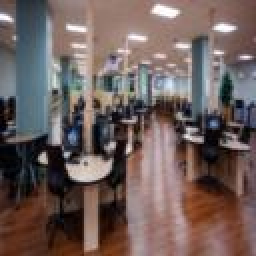
#> input picture 3scenes/computer/computer_lab_101.jpg, 128 x 128 px (shown 2 times larger); its folder holds only this picture in this run
$ python classify_images.py
#> lines starting #> are read from the running program, lines starting #| are printed output that depends on the picture
# import the necessary packages
from sklearn.neighbors import KNeighborsClassifier
from sklearn.naive_bayes import GaussianNB
from sklearn.linear_model import LogisticRegression
from sklearn.svm import SVC
from sklearn.tree import DecisionTreeClassifier
from sklearn.ensemble import RandomForestClassifier
from sklearn.neural_network import MLPClassifier
from sklearn.preprocessing import LabelEncoder
from sklearn.model_selection import train_test_split
from sklearn.metrics import classification_report
from PIL import Image
from imutils import paths
import numpy as np
import argparse
import os

def extract_color_stats(image):
	# split the input image into its respective RGB color channels
	# and then create a feature vector with 6 values: the mean and
	# standard deviation for each of the 3 channels, respectively
	(R, G, B) = image.split()
	features = [np.mean(R), np.mean(G), np.mean(B), np.std(R),
		np.std(G), np.std(B)]

	# return our set of features
	return features

# construct the argument parser and parse the arguments
ap = argparse.ArgumentParser()
ap.add_argument("-d", "--dataset", type=str, default="3scenes",
	help="path to directory containing the '3scenes' dataset")
ap.add_argument("-m", "--model", type=str, default="knn",
	help="type of python machine learning model to use")
args = vars(ap.parse_args())

# define the dictionary of models our script can use, where the key
# to the dictionary is the name of the model (supplied via command
# line argument) and the value is the model itself
models = {
	"knn": KNeighborsClassifier(n_neighbors=1),
	"naive_bayes": GaussianNB(),
	"logit": LogisticRegression(solver="lbfgs", multi_class="auto"),
	"svm": SVC(kernel="linear"),
	"decision_tree": DecisionTreeClassifier(),
	"random_forest": RandomForestClassifier(n_estimators=100),
	"mlp": MLPClassifier()
}

# grab all image paths in the input dataset directory, initialize our
# list of extracted features and corresponding labels
print("[INFO] extracting image features...")
imagePaths = paths.list_images(args["dataset"])
data = []
labels = []

# loop over our input images
for imagePath in imagePaths:
	# load the input image from disk, compute color channel
	# statistics, and then update our data list
	image = Image.open(imagePath)
#> image is the input picture: PIL image 128x128 RGB; mean R, G, B 110.5, 94.9, 91.8
	features = extract_color_stats(image)
#> in extract_color_stats, `(R, G, B) = image.split()`:
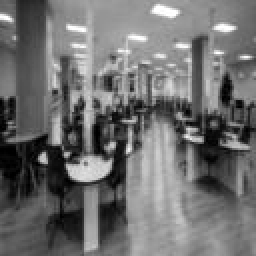
#> R: PIL image 128x128 L (shown 2 times larger); min 0, max 255, mean 110.5
#> in extract_color_stats, `(R, G, B) = image.split()`:
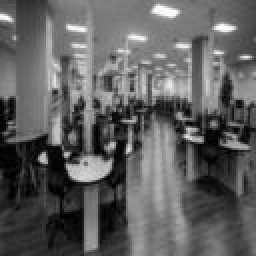
#> G: PIL image 128x128 L (shown 2 times larger); min 0, max 255, mean 94.9
#> in extract_color_stats, `(R, G, B) = image.split()`:
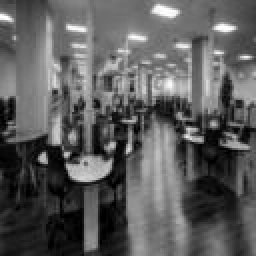
#> B: PIL image 128x128 L (shown 2 times larger); min 0, max 255, mean 91.8
#> in extract_color_stats, `features = [np.mean(R), np.mean(G), np.mean(B), np.std(R), np.std(G), ..`: features = [110.5, 94.87, 91.83, 52.89, 50.72, 52.53]
#> features = [110.5, 94.87, 91.83, 52.89, 50.72, 52.53]
	data.append(features)

	# extract the class label from the file path and update the
	# labels list
	label = imagePath.split(os.path.sep)[-2]
	labels.append(label)
#> pass 2 of the loop `for imagePath in imagePaths:`:
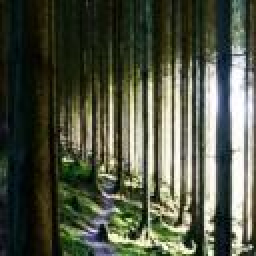
#> input picture 3scenes/forest/forest_102.jpg, 128 x 128 px (shown 2 times larger)
#> image is the input picture: PIL image 128x128 RGB; mean R, G, B 79.5, 84.4, 67.9
#> in extract_color_stats (call 2), `(R, G, B) = image.split()`:
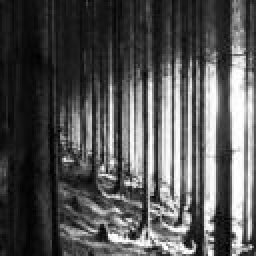
#> G: PIL image 128x128 L (shown 2 times larger); min 0, max 255, mean 84.4
#> in extract_color_stats (call 2), `(R, G, B) = image.split()`:
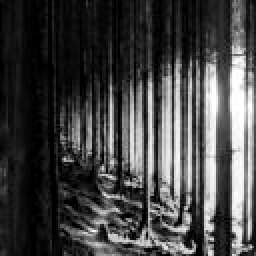
#> B: PIL image 128x128 L (shown 2 times larger); min 0, max 255, mean 67.9
#> in extract_color_stats (call 2), `features = [np.mean(R), np.mean(G), np.mean(B), np.std(R), np.std(G), ..`: features = [79.45, 84.44, 67.89, 76.1, 74.04, 72.81]

# encode the labels, converting them from strings to integers
le = LabelEncoder()
labels = le.fit_transform(labels)

# perform a training and testing split, using 75% of the data for
# training and 25% for evaluation
(trainX, testX, trainY, testY) = train_test_split(data, labels,
	test_size=0.25)
#> trainX = [[110.5, 94.87, 91.83, 52.89, 50.72, 52.53]]; testX = [[79.45, 84.44, 67.89, 76.1, 74.04, 72.81]]; trainY = [0]; testY = [1]

# train the model
print("[INFO] using '{}' model".format(args["model"]))
model = models[args["model"]]
model.fit(trainX, trainY)

# make predictions on our data and show a classification report
print("[INFO] evaluating...")
predictions = model.predict(testX)
#> predictions = [0]
print(classification_report(testY, predictions,
	target_names=le.classes_))
#|               precision    recall  f1-score   support
#|     computer       0.00      0.00      0.00       0.0
#|       forest       0.00      0.00      0.00       1.0
#|     accuracy                           0.00       1.0
#|    macro avg       0.00      0.00      0.00       1.0
#| weighted avg       0.00      0.00      0.00       1.0
